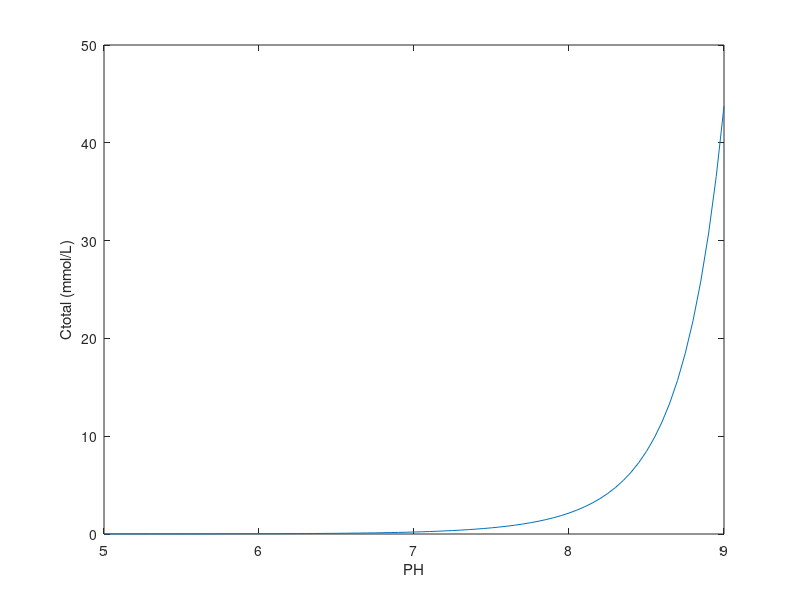
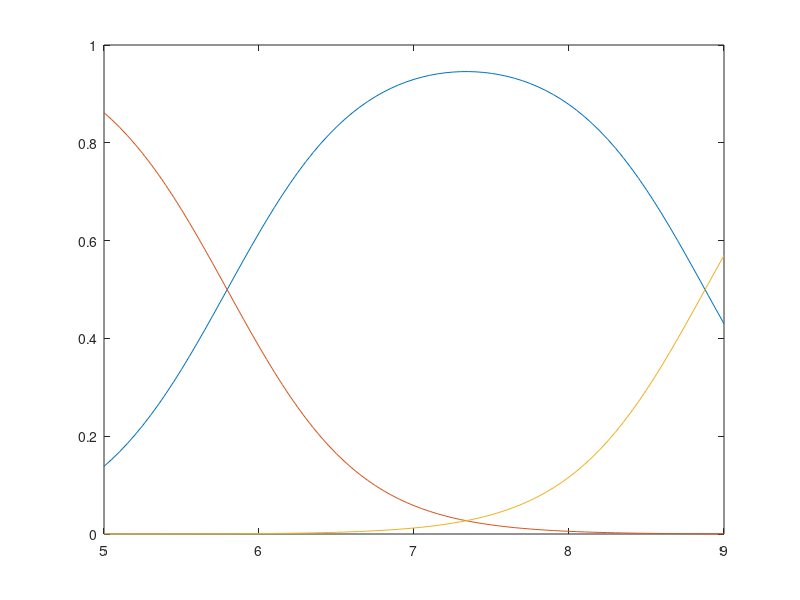

Recreate these plots in MATLAB, in order.
% % Kc1=4.498e-7;
% % Kc2=4.79e-11;
% % HCO2=3.428e-2;
% % Pco2=3.87e-4;
% 
% Kc1=16.11e-7; % T=30+273 and Salinity=0.0035
% Kc2=13.34e-10; % T=30+273 and Salinity=0.0035
% HCO2=0.0299; % mol/kg/bar at T=30+273 
% Pco2=0.00039212775; %bar
% 
% % Kc1=12.36e-7; % T=30+273 and Salinity=0.0035
% % Kc2=7.534e-10; % T=30+273 and Salinity=0.0035
% % HCO2=0.0299; % mol/kg/bar at T=30+273 
% % Pco2=0.00039212775; %bar
% 
% PH=8:0.05:10;
% PH=9
% H=10.^(-PH);
% EffctiveHenryConstant=HCO2*(1+Kc1./H+Kc1*Kc2./H./H);
% % plot(PH,EffctiveHenryConstant);
% % xlabel('PH');
% % ylabel('EffctiveHenryConstant');
% % 
% CTotal=EffctiveHenryConstant*Pco2;
% plot(PH,CTotal);
% % CTotal=1;
% HCO3=H.*Kc1./(H.*H+H.*Kc1+Kc1*Kc2).*CTotal;
% H2CO3=H.*H./(H.*H+H.*Kc1+Kc1*Kc2).*CTotal;
% CO3=Kc1*Kc2./(H.*H+H.*Kc1+Kc1*Kc2).*CTotal;
% H2CO3=H2CO3;
%  
% % plot(PH,HCO3);
% % hold on;
% % plot(PH,H2CO3);
% % plot(PH,CO3);













%%
close all;
T=273+30;
S=35;
% Kc1=16.11e-7; % T=30+273 and Salinity=0.0035
% Kc2=13.34e-10; % T=30+273 and Salinity=0.0035
pK1=-43.6977-0.0129037*S+1.364*10^-4*S*S+2885.378/T+7.04515*log(T)
Kc1=10^-pK1
pK2=-452.0940+13.142162*S-8.101*10^-4*S*S+21263.61/T+68.483143*log(T)+(-581.4428*S+0.259601*S*S)/T-1.967035*S*log(T)
Kc2=10^-pK2
KH=0.034;%Henry's law constant for solubility in water at 298.15 K (mol/(kg*bar))   https://webbook.nist.gov/cgi/cbook.cgi?ID=C124389&Mask=10#Solubility
temperatureDependenceConstant=2400;
HCO2=KH*exp(temperatureDependenceConstant*(1/T - 1/298.15));% mol/kg/bar at T=30+273 
Pco2=0.00039212775; %bar
PH=5:0.05:9;
H=10.^(-PH);
EffctiveHenryConstant=HCO2*(1+Kc1./H+Kc1*Kc2./H./H);
CTotal=EffctiveHenryConstant*Pco2*1000; % mol/L to mmol/L

plot(PH,CTotal);
xlabel('PH');
ylabel('Ctotal (mmol/L)')
HCO3=H.*Kc1./(H.*H+H.*Kc1+Kc1*Kc2).*CTotal;
H2CO3=H.*H./(H.*H+H.*Kc1+Kc1*Kc2).*CTotal;
CO3=Kc1*Kc2./(H.*H+H.*Kc1+Kc1*Kc2).*CTotal;
figure;
plot(PH,HCO3./CTotal);
hold on;
plot(PH,H2CO3./CTotal);
plot(PH,CO3./CTotal);


 
 
